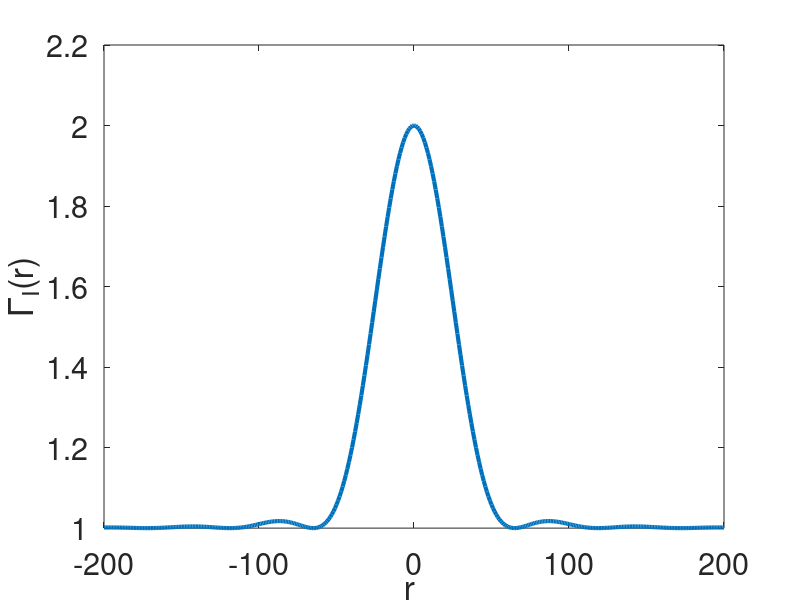
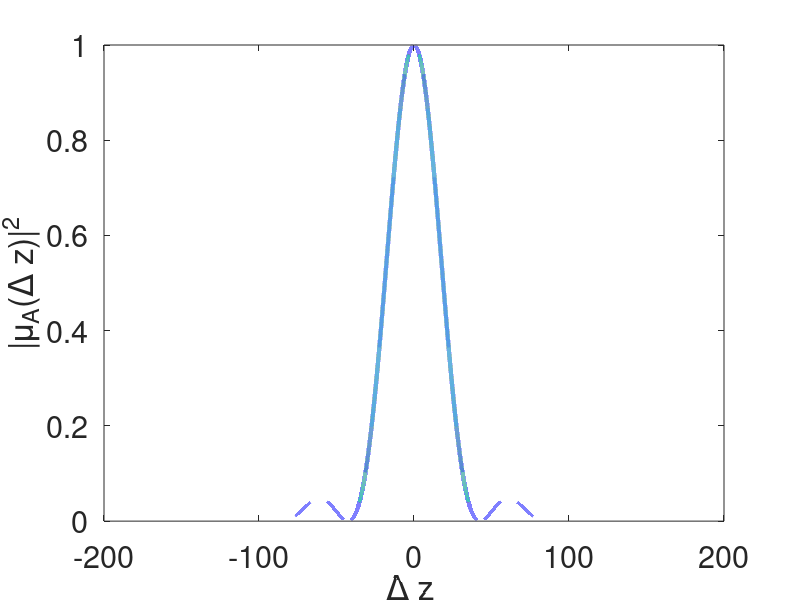

Here is the MATLAB script that generated these plots, in order:
%% 轴向和纵向的强度自相关系数根据公式画图
lambda = 532e-9;     % 波长 (m)
z = 0.1;             % 传播距离 (m)
D = 1e-3;            % 孔径 (m)
I_bar = 1;           % 平均光强


dx = 1e-6;                   % Δx 范围设置 % 采样间隔
x = -200e-6:dx:200e-6;              % Δx 取值范围，单位 m
r = abs(x);                         % Δy = 0 时，r = |x|

% 计算 Bessel 参数
k = pi * D / (lambda * z);
kr = k * r;

% 避免除以0
kr(kr==0) = eps;

% 自相关函数表达式
Gamma_I = I_bar^2 * (1 + (2 * besselj(1, kr) ./ kr).^2);

% 绘图
figure;
plot(x * 1e6, Gamma_I, 'LineWidth', 3);
xlabel('r ','FontSize', 24);
ylabel('\Gamma_I(r)', 'FontSize', 24);
grid off;
set(gca, 'FontSize', 22);
% 参数设置
lambda = 532e-9;     % 波长 (m)
z = 0.1;             % 成像距离 (m)
D = 1e-3;            % 孔径/光斑直径 (m)
% Δz 范围（单位：米）
dz = 1e-6;
delta_z = -2e-1:dz:2e-1;    % -1mm 到 1mm
% 计算参数 A = D^2 / (8λz^2)
A = D^2 / (8 * lambda * z^2);
% 计算 |μ_A(Δz)|^2
mu_A_squared = sinc(A * delta_z).^2;

% 绘图
figure;
plot(delta_z * 1e3, mu_A_squared, 'LineWidth', 3);
xlabel('\Delta z ','FontSize', 24);
ylabel('|\mu_A(\Delta z)|^2','FontSize', 24);
grid off;
set(gca, 'FontSize', 22);

